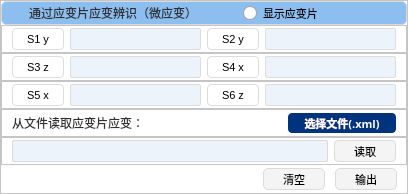
          <widget class="QFrame" name="frame_clip">
           <property name="minimumSize">
            <size>
             <width>0</width>
             <height>194</height>
            </size>
           </property>
           <property name="styleSheet">
            <string notr="true">#frame_clip{
	background: #FFFFFF;
	border-radius: 5px 5px 0px 0px;
	border: 1px solid #DBDBDB;
}
QFrame{
	background-color: rgb(255, 255, 255);
}</string>
           </property>
           <property name="frameShape">
            <enum>QFrame::StyledPanel</enum>
           </property>
           <property name="frameShadow">
            <enum>QFrame::Raised</enum>
           </property>
           <layout class="QVBoxLayout" name="verticalLayout_clip">
            <property name="spacing">
             <number>0</number>
            </property>
            <property name="leftMargin">
             <number>0</number>
            </property>
            <property name="topMargin">
             <number>0</number>
            </property>
            <property name="rightMargin">
             <number>0</number>
            </property>
            <property name="bottomMargin">
             <number>0</number>
            </property>
            <item>
             <widget class="QFrame" name="frame_clip_title">
              <property name="sizePolicy">
               <sizepolicy hsizetype="Preferred" vsizetype="Preferred">
                <horstretch>0</horstretch>
                <verstretch>0</verstretch>
               </sizepolicy>
              </property>
              <property name="maximumSize">
               <size>
                <width>16777215</width>
                <height>24</height>
               </size>
              </property>
              <property name="styleSheet">
               <string notr="true">#frame_clip_title{
	background: radial-gradient, #8CBEEF;
	border-radius: 5px 5px 0px 0px;
	border: 1px solid #DBDBDB;
}
#frame_10{
	background: radial-gradient, #8CBEEF;
	border-radius: 5px 5px 0px 0px;
	border: none;
}
QLabel{
	font-weight: 400;
	font-size: 12px;
	color: #303133;
	text-align: left;
	font-style: normal;
	text-transform: none;
	background-color: rgb(140, 190, 239);
	border-radius: 5px 5px 0px 0px;
	border: none;
}
QPushButton{
	background-color: rgb(140, 190, 239);
	border-radius: 5px 5px 0px 0px;
	border: none;
}
QRadioButton{
	border: none;
	background: radial-gradient( #ECECED 0%, #FFFFFF 100%);
	border-radius: 4px 4px 4px 4px;
}</string>
              </property>
              <property name="frameShape">
               <enum>QFrame::StyledPanel</enum>
              </property>
              <property name="frameShadow">
               <enum>QFrame::Raised</enum>
              </property>
              <layout class="QHBoxLayout" name="horizontalLayout_clip_title">
               <property name="spacing">
                <number>6</number>
               </property>
               <property name="leftMargin">
                <number>6</number>
               </property>
               <property name="topMargin">
                <number>0</number>
               </property>
               <property name="rightMargin">
                <number>10</number>
               </property>
               <property name="bottomMargin">
                <number>0</number>
               </property>
               <item>
                <widget class="QFrame" name="frame_10">
                 <property name="frameShape">
                  <enum>QFrame::StyledPanel</enum>
                 </property>
                 <property name="frameShadow">
                  <enum>QFrame::Raised</enum>
                 </property>
                 <layout class="QHBoxLayout" name="horizontalLayout_10">
                  <property name="spacing">
                   <number>6</number>
                  </property>
                  <property name="leftMargin">
                   <number>0</number>
                  </property>
                  <property name="topMargin">
                   <number>0</number>
                  </property>
                  <property name="rightMargin">
                   <number>0</number>
                  </property>
                  <property name="bottomMargin">
                   <number>0</number>
                  </property>
                  <item>
                   <widget class="QLabel" name="label_10">
                    <property name="minimumSize">
                     <size>
                      <width>15</width>
                      <height>15</height>
                     </size>
                    </property>
                    <property name="maximumSize">
                     <size>
                      <width>15</width>
                      <height>15</height>
                     </size>
                    </property>
                    <property name="text">
                     <string/>
                    </property>
                    <property name="pixmap">
                     <pixmap resource="res.qrc">:/icons/icon_01.png</pixmap>
                    </property>
                    <property name="scaledContents">
                     <bool>true</bool>
                    </property>
                   </widget>
                  </item>
                  <item>
                   <widget class="QLabel" name="label_100">
                    <property name="font">
                     <font>
                      <family>黑体</family>
                      <pointsize>-1</pointsize>
                      <weight>50</weight>
                      <italic>false</italic>
                      <bold>false</bold>
                     </font>
                    </property>
                    <property name="text">
                     <string>通过应变片应变辨识（微应变）</string>
                    </property>
                   </widget>
                  </item>
                 </layout>
                </widget>
               </item>
               <item>
                <spacer name="horizontalSpacer_clip_10">
                 <property name="orientation">
                  <enum>Qt::Horizontal</enum>
                 </property>
                 <property name="sizeHint" stdset="0">
                  <size>
                   <width>40</width>
                   <height>20</height>
                  </size>
                 </property>
                </spacer>
               </item>
               <item>
                <widget class="QRadioButton" name="radioButton">
                 <property name="font">
                  <font>
                   <family>黑体</family>
                   <pointsize>8</pointsize>
                  </font>
                 </property>
                 <property name="text">
                  <string>显示应变片</string>
                 </property>
                </widget>
               </item>
               <item>
                <spacer name="horizontalSpacer_clip_about">
                 <property name="orientation">
                  <enum>Qt::Horizontal</enum>
                 </property>
                 <property name="sizeHint" stdset="0">
                  <size>
                   <width>40</width>
                   <height>20</height>
                  </size>
                 </property>
                </spacer>
               </item>
               <item>
                <widget class="QPushButton" name="pushButton_10">
                 <property name="font">
                  <font>
                   <family>Arial</family>
                   <pointsize>8</pointsize>
                  </font>
                 </property>
                 <property name="text">
                  <string/>
                 </property>
                 <property name="icon">
                  <iconset resource="res.qrc">
                   <normaloff>:/icons/icon_about.png</normaloff>:/icons/icon_about.png</iconset>
                 </property>
                </widget>
               </item>
              </layout>
             </widget>
            </item>
            <item>
             <widget class="QFrame" name="frame_clip_input_1">
              <property name="styleSheet">
               <string notr="true">QPushButton{
	width: 50px;
	height: 20px;
	background: #FFFFFF;
	border-radius: 4px 4px 4px 4px;
	border: 1px solid #DDDDDD;
}
QLineEdit{
	height: 20px;
	background: #ECF3FB;
	border-radius: 2px 2px 2px 2px;
	border: 1px solid #DDDDDD;
}</string>
              </property>
              <property name="frameShape">
               <enum>QFrame::StyledPanel</enum>
              </property>
              <property name="frameShadow">
               <enum>QFrame::Raised</enum>
              </property>
              <layout class="QHBoxLayout" name="horizontalLayout_clip_input_1">
               <property name="spacing">
                <number>6</number>
               </property>
               <property name="leftMargin">
                <number>10</number>
               </property>
               <property name="topMargin">
                <number>0</number>
               </property>
               <property name="rightMargin">
                <number>10</number>
               </property>
               <property name="bottomMargin">
                <number>0</number>
               </property>
               <item>
                <widget class="QPushButton" name="pushButton_11">
                 <property name="font">
                  <font>
                   <family>Arial</family>
                   <pointsize>8</pointsize>
                  </font>
                 </property>
                 <property name="text">
                  <string>S1 y</string>
                 </property>
                 <property name="default">
                  <bool>false</bool>
                 </property>
                 <property name="flat">
                  <bool>false</bool>
                 </property>
                </widget>
               </item>
               <item>
                <widget class="QLineEdit" name="lineEdit_11">
                 <property name="styleSheet">
                  <string notr="true">QlineEdit {
	background-color: rgb(236, 243, 251);
	selection-color: rgb(236, 243, 251);
}</string>
                 </property>
                </widget>
               </item>
               <item>
                <widget class="QPushButton" name="pushButton_12">
                 <property name="font">
                  <font>
                   <family>Arial</family>
                   <pointsize>8</pointsize>
                  </font>
                 </property>
                 <property name="text">
                  <string>S2 y</string>
                 </property>
                </widget>
               </item>
               <item>
                <widget class="QLineEdit" name="lineEdit_12"/>
               </item>
              </layout>
             </widget>
            </item>
            <item>
             <widget class="QFrame" name="frame_clip_input_2">
              <property name="styleSheet">
               <string notr="true">QPushButton{
	width: 50px;
	height: 20px;
	background: #FFFFFF;
	border-radius: 4px 4px 4px 4px;
	border: 1px solid #DDDDDD;
}
QLineEdit{
	height: 20px;
	background: #ECF3FB;
	border-radius: 2px 2px 2px 2px;
	border: 1px solid #DDDDDD;
}</string>
              </property>
              <property name="frameShape">
               <enum>QFrame::StyledPanel</enum>
              </property>
              <property name="frameShadow">
               <enum>QFrame::Raised</enum>
              </property>
              <layout class="QHBoxLayout" name="horizontalLayout_clip_input_2">
               <property name="spacing">
                <number>6</number>
               </property>
               <property name="leftMargin">
                <number>10</number>
               </property>
               <property name="topMargin">
                <number>0</number>
               </property>
               <property name="rightMargin">
                <number>10</number>
               </property>
               <property name="bottomMargin">
                <number>0</number>
               </property>
               <item>
                <widget class="QPushButton" name="pushButton_13">
                 <property name="font">
                  <font>
                   <family>Arial</family>
                   <pointsize>8</pointsize>
                  </font>
                 </property>
                 <property name="text">
                  <string>S3 z</string>
                 </property>
                </widget>
               </item>
               <item>
                <widget class="QLineEdit" name="lineEdit_13"/>
               </item>
               <item>
                <widget class="QPushButton" name="pushButton_14">
                 <property name="font">
                  <font>
                   <family>Arial</family>
                   <pointsize>8</pointsize>
                  </font>
                 </property>
                 <property name="text">
                  <string>S4 x</string>
                 </property>
                </widget>
               </item>
               <item>
                <widget class="QLineEdit" name="lineEdit_14"/>
               </item>
              </layout>
             </widget>
            </item>
            <item>
             <widget class="QFrame" name="frame_clip_input_3">
              <property name="styleSheet">
               <string notr="true">QPushButton{
	width: 50px;
	height: 20px;
	background: #FFFFFF;
	border-radius: 4px 4px 4px 4px;
	border: 1px solid #DDDDDD;
}
QLineEdit{
	height: 20px;
	background: #ECF3FB;
	border-radius: 2px 2px 2px 2px;
	border: 1px solid #DDDDDD;
}</string>
              </property>
              <property name="frameShape">
               <enum>QFrame::StyledPanel</enum>
              </property>
              <property name="frameShadow">
               <enum>QFrame::Raised</enum>
              </property>
              <layout class="QHBoxLayout" name="horizontalLayout_clip_input_3">
               <property name="spacing">
                <number>6</number>
               </property>
               <property name="leftMargin">
                <number>10</number>
               </property>
               <property name="topMargin">
                <number>0</number>
               </property>
               <property name="rightMargin">
                <number>10</number>
               </property>
               <property name="bottomMargin">
                <number>0</number>
               </property>
               <item>
                <widget class="QPushButton" name="pushButton_15">
                 <property name="font">
                  <font>
                   <family>Arial</family>
                   <pointsize>8</pointsize>
                  </font>
                 </property>
                 <property name="text">
                  <string>S5 x</string>
                 </property>
                </widget>
               </item>
               <item>
                <widget class="QLineEdit" name="lineEdit_15"/>
               </item>
               <item>
                <widget class="QPushButton" name="pushButton_16">
                 <property name="font">
                  <font>
                   <family>Arial</family>
                   <pointsize>8</pointsize>
                  </font>
                 </property>
                 <property name="text">
                  <string>S6 z</string>
                 </property>
                </widget>
               </item>
               <item>
                <widget class="QLineEdit" name="lineEdit_16"/>
               </item>
              </layout>
             </widget>
            </item>
            <item>
             <widget class="QFrame" name="frame_clip_file">
              <property name="styleSheet">
               <string notr="true">QLabel{
	font-weight: 400;
	font-size: 12px;
	color: #303133;
	text-align: left;
	font-style: normal;
	text-transform: none;
}
QPushButton {
	height: 20px;
	background: #00337E;
	border-radius: 4px 4px 4px 4px;
	color: rgb(255, 255, 255);
}</string>
              </property>
              <property name="frameShape">
               <enum>QFrame::StyledPanel</enum>
              </property>
              <property name="frameShadow">
               <enum>QFrame::Raised</enum>
              </property>
              <layout class="QHBoxLayout" name="horizontalLayout_clip_file">
               <property name="spacing">
                <number>6</number>
               </property>
               <property name="leftMargin">
                <number>10</number>
               </property>
               <property name="topMargin">
                <number>0</number>
               </property>
               <property name="rightMargin">
                <number>10</number>
               </property>
               <property name="bottomMargin">
                <number>0</number>
               </property>
               <item>
                <widget class="QLabel" name="label_101">
                 <property name="font">
                  <font>
                   <family>黑体</family>
                   <pointsize>-1</pointsize>
                   <weight>50</weight>
                   <italic>false</italic>
                   <bold>false</bold>
                  </font>
                 </property>
                 <property name="text">
                  <string>从文件读取应变片应变：</string>
                 </property>
                </widget>
               </item>
               <item>
                <spacer name="horizontalSpacer_clip_file">
                 <property name="orientation">
                  <enum>Qt::Horizontal</enum>
                 </property>
                 <property name="sizeHint" stdset="0">
                  <size>
                   <width>114</width>
                   <height>14</height>
                  </size>
                 </property>
                </spacer>
               </item>
               <item>
                <widget class="QPushButton" name="pushButton_101">
                 <property name="minimumSize">
                  <size>
                   <width>108</width>
                   <height>20</height>
                  </size>
                 </property>
                 <property name="maximumSize">
                  <size>
                   <width>108</width>
                   <height>20</height>
                  </size>
                 </property>
                 <property name="font">
                  <font>
                   <family>等线</family>
                   <pointsize>8</pointsize>
                   <weight>75</weight>
                   <italic>false</italic>
                   <bold>true</bold>
                  </font>
                 </property>
                 <property name="styleSheet">
                  <string notr="true"/>
                 </property>
                 <property name="text">
                  <string>选择文件(.xml)</string>
                 </property>
                </widget>
               </item>
              </layout>
             </widget>
            </item>
            <item>
             <widget class="QFrame" name="frame_clip_file_read">
              <property name="styleSheet">
               <string notr="true">QPushButton{
	width: 60px;
	height: 20px;
	background: qradialgradient(cx:0%, cy:0%, radius:100%, fx:50%, fy:50%, stop:0 #ECECED, stop:1 #FFFFFF);
	border-radius: 4px 4px 4px 4px;
	border: 1px solid #DBDBDD;
}
QLineEdit{
	width: 309px;
	height: 20px;
	background: #ECF3FB;
	border-radius: 2px 2px 2px 2px;
	border: 1px solid #DBDBDB;
}</string>
              </property>
              <property name="frameShape">
               <enum>QFrame::StyledPanel</enum>
              </property>
              <property name="frameShadow">
               <enum>QFrame::Raised</enum>
              </property>
              <layout class="QHBoxLayout" name="horizontalLayout_clip_file_read">
               <property name="spacing">
                <number>6</number>
               </property>
               <property name="leftMargin">
                <number>10</number>
               </property>
               <property name="topMargin">
                <number>0</number>
               </property>
               <property name="rightMargin">
                <number>10</number>
               </property>
               <property name="bottomMargin">
                <number>0</number>
               </property>
               <item>
                <widget class="QLineEdit" name="lineEdit_102"/>
               </item>
               <item>
                <widget class="QPushButton" name="pushButton_102">
                 <property name="font">
                  <font>
                   <family>黑体</family>
                   <pointsize>8</pointsize>
                   <weight>50</weight>
                   <bold>false</bold>
                  </font>
                 </property>
                 <property name="text">
                  <string>读取</string>
                 </property>
                </widget>
               </item>
              </layout>
             </widget>
            </item>
            <item>
             <widget class="QFrame" name="frame_clip_output">
              <property name="styleSheet">
               <string notr="true">QFrame{
	border-radius: 5px 5px 5px 5px;
	border: none;
}
QPushButton{
	width: 60px;
	height: 20px;
	background: qradialgradient(cx:0%, cy:0%, radius:100%, fx:50%, fy:50%, stop:0 #ECECED, stop:1 #FFFFFF);
	border-radius: 5px 5px 0px 0px;
	border: 1px solid #DBDBDD;
}</string>
              </property>
              <property name="frameShape">
               <enum>QFrame::StyledPanel</enum>
              </property>
              <property name="frameShadow">
               <enum>QFrame::Raised</enum>
              </property>
              <layout class="QHBoxLayout" name="horizontalLayout_clip_output">
               <property name="spacing">
                <number>10</number>
               </property>
               <property name="leftMargin">
                <number>10</number>
               </property>
               <property name="topMargin">
                <number>0</number>
               </property>
               <property name="rightMargin">
                <number>10</number>
               </property>
               <property name="bottomMargin">
                <number>0</number>
               </property>
               <item>
                <spacer name="horizontalSpacer_clip_output">
                 <property name="orientation">
                  <enum>Qt::Horizontal</enum>
                 </property>
                 <property name="sizeHint" stdset="0">
                  <size>
                   <width>40</width>
                   <height>20</height>
                  </size>
                 </property>
                </spacer>
               </item>
               <item>
                <widget class="QPushButton" name="pushButton_103">
                 <property name="font">
                  <font>
                   <family>黑体</family>
                   <pointsize>8</pointsize>
                  </font>
                 </property>
                 <property name="text">
                  <string>清空</string>
                 </property>
                </widget>
               </item>
               <item>
                <widget class="QPushButton" name="pushButton_100">
                 <property name="font">
                  <font>
                   <family>黑体</family>
                   <pointsize>8</pointsize>
                  </font>
                 </property>
                 <property name="text">
                  <string>输出</string>
                 </property>
                </widget>
               </item>
              </layout>
             </widget>
            </item>
           </layout>
           <zorder>frame_clip_file</zorder>
           <zorder>frame_clip_title</zorder>
           <zorder>frame_clip_input_1</zorder>
           <zorder>frame_clip_input_3</zorder>
           <zorder>frame_clip_file_read</zorder>
           <zorder>frame_clip_output</zorder>
           <zorder>frame_clip_input_2</zorder>
          </widget>
